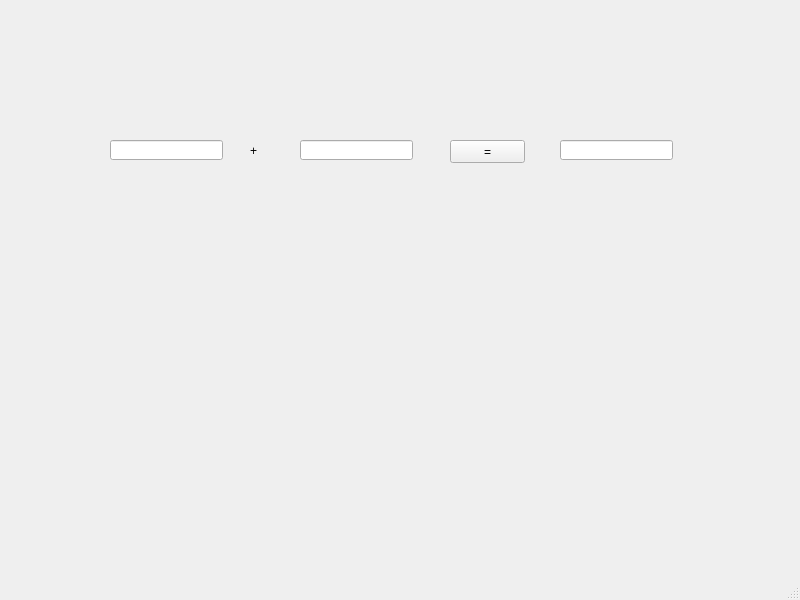
<?xml version="1.0" encoding="UTF-8"?>
<ui version="4.0">
 <class>MainWindow</class>
 <widget class="QMainWindow" name="MainWindow">
  <property name="geometry">
   <rect>
    <x>0</x>
    <y>0</y>
    <width>800</width>
    <height>600</height>
   </rect>
  </property>
  <property name="windowTitle">
   <string>MainWindow</string>
  </property>
  <widget class="QWidget" name="centralwidget">
   <widget class="QPushButton" name="plusBtn">
    <property name="geometry">
     <rect>
      <x>450</x>
      <y>140</y>
      <width>75</width>
      <height>23</height>
     </rect>
    </property>
    <property name="text">
     <string>=</string>
    </property>
   </widget>
   <widget class="QLabel" name="label">
    <property name="geometry">
     <rect>
      <x>250</x>
      <y>140</y>
      <width>21</width>
      <height>21</height>
     </rect>
    </property>
    <property name="text">
     <string>+</string>
    </property>
   </widget>
   <widget class="QLineEdit" name="FirstNum">
    <property name="geometry">
     <rect>
      <x>110</x>
      <y>140</y>
      <width>113</width>
      <height>20</height>
     </rect>
    </property>
   </widget>
   <widget class="QLineEdit" name="SecondNum">
    <property name="geometry">
     <rect>
      <x>300</x>
      <y>140</y>
      <width>113</width>
      <height>20</height>
     </rect>
    </property>
   </widget>
   <widget class="QLineEdit" name="ResultNum">
    <property name="geometry">
     <rect>
      <x>560</x>
      <y>140</y>
      <width>113</width>
      <height>20</height>
     </rect>
    </property>
   </widget>
  </widget>
  <widget class="QMenuBar" name="menubar">
   <property name="geometry">
    <rect>
     <x>0</x>
     <y>0</y>
     <width>800</width>
     <height>21</height>
    </rect>
   </property>
  </widget>
  <widget class="QStatusBar" name="statusbar"/>
 </widget>
 <resources/>
 <connections/>
</ui>
